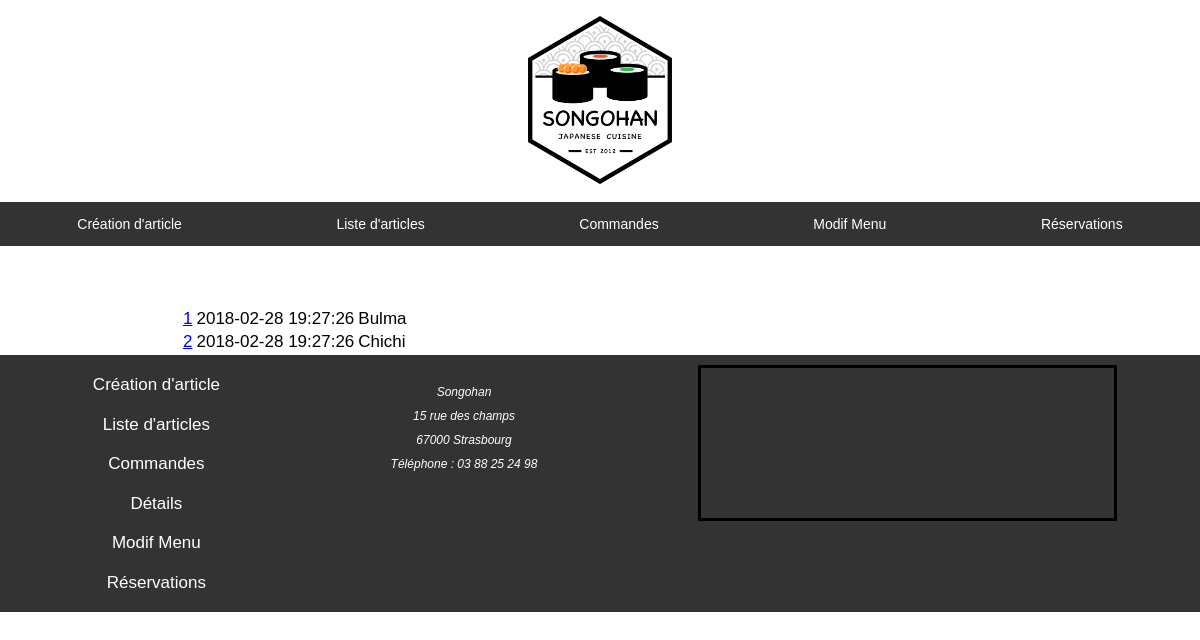
The app's page / (signed in) with its own data.
### tables this page shows
CREATE TABLE `orders` (
  `order_Number` int(11) NOT NULL,
  `order_Date` timestamp NOT NULL DEFAULT CURRENT_TIMESTAMP,
  `customer_id` int(11) NOT NULL
);

CREATE TABLE `customers` (
  `customer_id` int(11) NOT NULL,
  `customer_FirstName` varchar(254) NOT NULL,
  `customer_LastName` varchar(254) NOT NULL,
  `phone` varchar(12) NOT NULL,
  `addressLine` varchar(1023) NOT NULL,
  `city` varchar(511) NOT NULL,
  `postalCode` int(11) NOT NULL,
  `email` varchar(254) NOT NULL
);

### Apps/orders.php (called while the page is built)
<?php
$manager = new OrderManager($pdo);
$orders = $manager->findAll();
require('Views/orders.phtml');
?>

### Apps/contentadmin.php (called while the page is built)
<?php
require('Views/contentadmin.phtml');

### index.php (called while the page is built, shortened)
<?php
try
{
	require('Apps/base.php');
}
catch (Exception $exception)
{
	$error = 'Erreur : ' . $exception->getMessage();
	require('Apps/error.php');
}

### Models/OrderManager.class.php (called while the page is built, shortened)
<?php
class OrderManager
{
	private $pdo;
	public function __construct($pdo)
	{
		$this->pdo = $pdo;
	}
	public function findAll()
	{
		$query = $this->pdo->query("SELECT * FROM orders");
		$orders = $query->fetchAll(PDO::FETCH_CLASS, 'Order', [$this->pdo]);
		return $orders;
	}
}
?>

### Models/Order.class.php (called while the page is built, shortened)
<?php
class Order
{
	private $order_Number;
	private $order_Date;
	private $customer_id;
	private $pdo;
	public function __construct($pdo)
	{
		$this->pdo = $pdo;
	}
	public function getOrderNumber()
	{
		return $this->order_Number;
	}
	public function getOrderDate()
	{
		return $this->order_Date;
	}
	public function getCustomer()
	{
		$manager = new CustomerManager($this->pdo);
		$this->customer = $manager->find($this->customer_id);
		return $this->customer;
	}
}
?>

### Models/CustomerManager.class.php (called while the page is built, shortened)
<?php
class CustomerManager
{
	private $pdo;
	public function __construct($pdo)
	{
		$this->pdo = $pdo;
	}
	public function find($customer_id)
	{
		$query = $this->pdo->prepare("SELECT * FROM customers WHERE customer_id=?");
		$res = $query->execute([$customer_id]);
		$customer = $query->fetchObject('Customer');
		return $customer;
	}
}
?>

### Models/Customer.class.php (called while the page is built, shortened)
<?php
class Customer
{
	private $customer_FirstName;
	public function getCustomerFirstName()
	{
		return $this->customer_FirstName;
	}
}
?>

### Views/orders.phtml (the view)
<table>
   <?php
    foreach ($orders as $ligne): ?>
    <tr>
        <td>
            <a href="?page=orderdetail&id=<?= $ligne->getOrderNumber() ?>">
                <?= $ligne->getOrderNumber() ?>
            </a>
        </td>
        <td>
            <?= $ligne->getOrderDate() ?>
        </td>
        <td>
            <?= $ligne->getCustomer()->getCustomerFirstName() ?>
        </td>
    </tr>
    <?php endforeach ?>
</table>

### Public/css/style.css (style rules this page uses)
html { font-size: 62.5%; }

### records on screen
orders: order_Number "1", order_Date "2018-02-28 19:27:26", customer.customer_FirstName "Bulma"
orders: order_Number "2", order_Date "2018-02-28 19:27:26", customer.customer_FirstName "Chichi"
